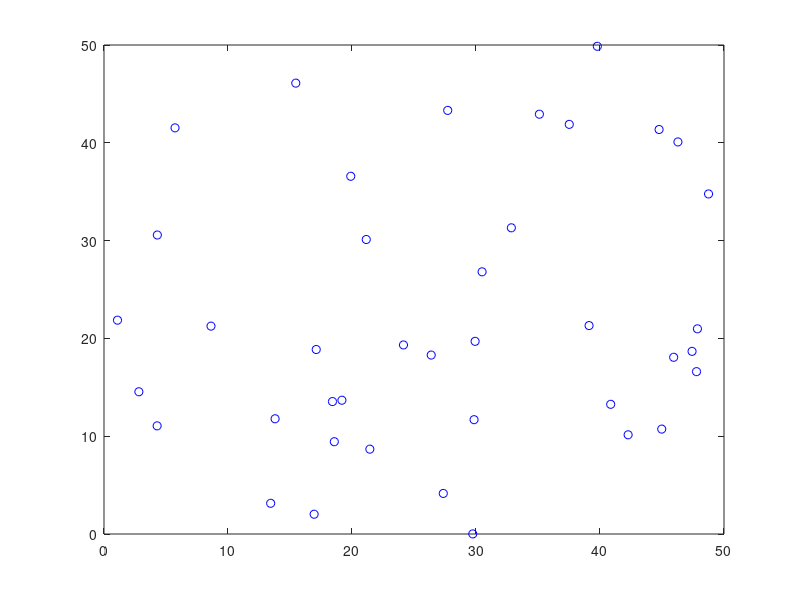

This figure's MATLAB source: (Note: this script raises an error after producing the figure.)
%% Origional 

close all
clear
clc
warning('off')

% Parameters
N = 40;              % Number of nodes
area = [50, 50];  % Nodes deployment area in meters
Trange = 5;        % Transmission range of sensor node in meters
lambda = 0.125;     % Signal wavelength in meters

% Generate random positions for nodes
nodes.pos = area(1) .* rand(N, 2);

% Set major and minor axes for elliptical range
nodes.major = Trange;
nodes.minor = lambda * Trange;

%% Plot initial deployment of nodes
figure
plot(nodes.pos(:, 1), nodes.pos(:, 2), 'o', 'color', 'b');
hold on
for ii = 1:N
    [nodes.circle.x(ii, :), nodes.circle.y(ii, :)] = circle(nodes.pos(ii, 1), nodes.pos(ii, 2), Trange);
    fill(nodes.circle.x(ii, :), nodes.circle.y(ii, :), [1, 0, 0]);
    alpha 0.3
    hold on
end
axis([0 area(1) 0 area(2)])  % Fix axis limits to ensure consistent plotting area
xlabel('x(m)')
ylabel('y(m)')
title('Coverage hole in initial position of Nodes')

%% Plot Delaunay triangulation
TRI = delaunay(nodes.pos(:, 1), nodes.pos(:, 2));
figure
plot(nodes.pos(:, 1), nodes.pos(:, 2), 'o', 'color', 'b');
hold on
for ii = 1:N
    [nodes.circle.x(ii, :), nodes.circle.y(ii, :)] = circle(nodes.pos(ii, 1), nodes.pos(ii, 2), Trange);
    fill(nodes.circle.x(ii, :), nodes.circle.y(ii, :), [1, 0, 0]);
    alpha 0.3
    hold on
end
axis([0 area(1) 0 area(2)])  % Fix axis limits to ensure consistent plotting area
xlabel('x(m)')
ylabel('y(m)')
title('Initial Placement of Nodes with circular transmission range')
hold on
triplot(TRI, nodes.pos(:, 1), nodes.pos(:, 2))

%% Hole detection
[holeDetected.circle, Circmcenter.circle, circumradius.circle] = holeDetection(TRI, nodes, [], [], Trange, area, 1, 1);
display(['--> No of detected Holes for Circular = ', num2str(numel(find(holeDetected.circle)))])

%% PSO optimization to cover holes
nvars = 2 * N;
fun = @(x) objf(x, Trange, area);
lb = zeros(nvars, 1);
ub = area(1) * ones(nvars, 1);
options = optimoptions(@particleswarm, 'Display', 'iter', 'MaxIterations', 100, 'PlotFcn', 'pswplotbestf');
[x, fval] = particleswarm(fun, nvars, lb, ub, options);
finalPos = reshape(x, [numel(x) / 2, 2]);

% Plot optimized node positions
figure
plot(finalPos(:, 1), finalPos(:, 2), 'o', 'color', 'b');
hold on
for ii = 1:N
    [finalcircle.x(ii, :), finalcircle.y(ii, :)] = circle(finalPos(ii, 1), finalPos(ii, 2), Trange);
    fill(finalcircle.x(ii, :), finalcircle.y(ii, :), [1, 0, 0]);
    alpha 0.3
    hold on
end
axis([0 area(1) 0 area(2)])  % Fix axis limits to ensure consistent plotting area
xlabel('x(m)')
ylabel('y(m)')
title('Optimized location of Nodes with circular transmission range')
